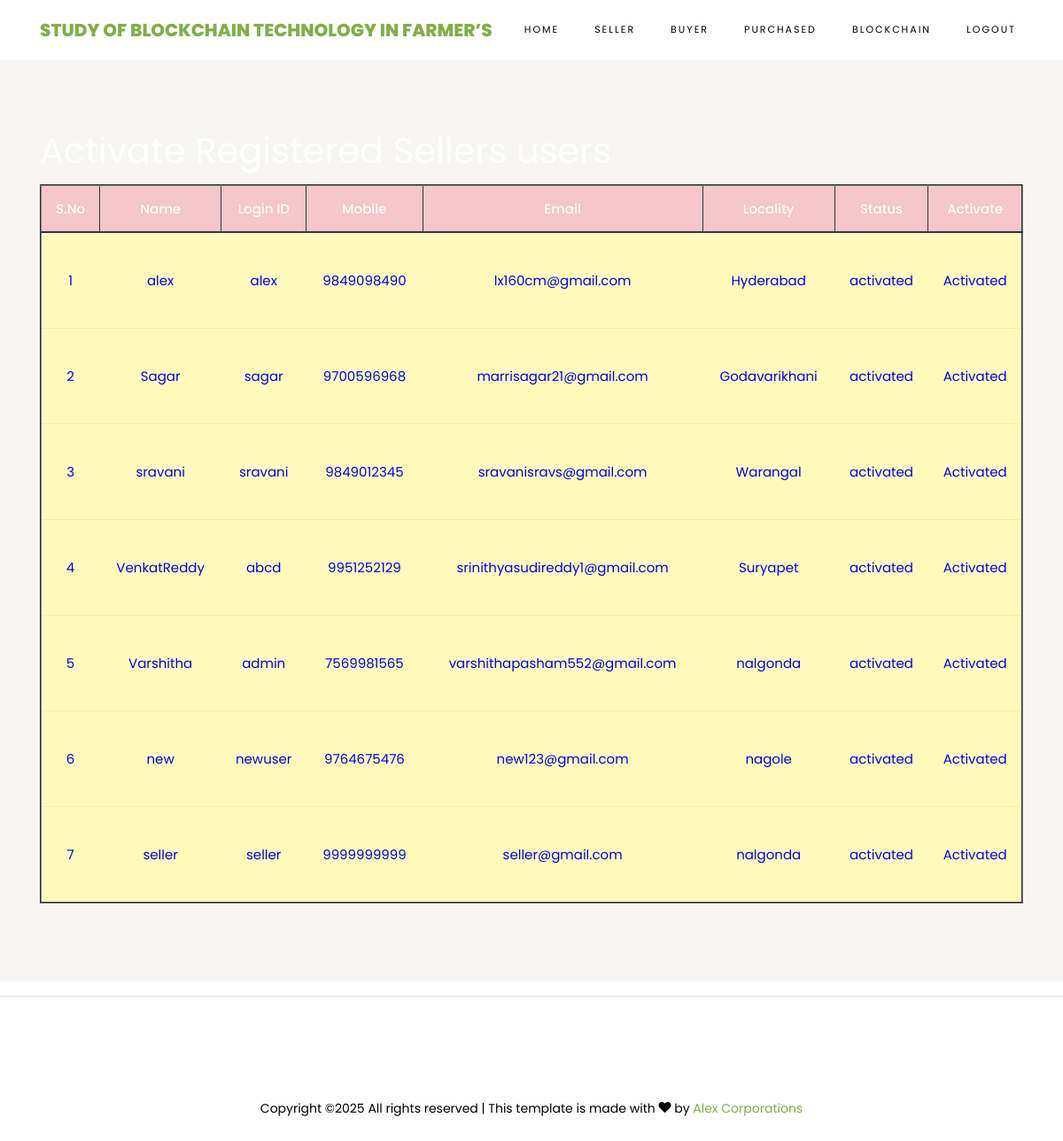
Page /ViewSellersRegisteredUsers/ on the committed database.
### sellers/models.py (models this page shows, shortened)
class SellerUserRegistrationModel(models.Model):
    name = models.CharField(max_length=100)
    loginid = models.CharField(unique=True, max_length=100)
    password = models.CharField(max_length=100)
    mobile = models.CharField(unique=True, max_length=100)
    email = models.CharField(unique=True, max_length=100)
    locality = models.CharField(max_length=100)
    address = models.CharField(max_length=1000)
    city = models.CharField(max_length=100)
    state = models.CharField(max_length=100)
    status = models.CharField(max_length=100)
    class Meta:
        db_table = 'SellerRegistrations'

### admins/views.py (the view)
# urls.py: path("ViewSellersRegisteredUsers/", admins.ViewSellersRegisteredUsers, name="ViewSellersRegisteredUsers"),
def ViewSellersRegisteredUsers(request):
    data = SellerUserRegistrationModel.objects.all()
    return render(request, 'admins/SellersRegisteredUsers.html', {'data': data})

### assets/templates/admins/SellersRegisteredUsers.html
{%extends 'admins/adminbase.html'%}
{%load static%}
{%block contents%}
<section class="ftco-section ftco-no-pt ftco-no-pb py-5 bg-light">
    <div class="container py-4">
        <div class="row d-flex justify-content-center py-5">
            <div class="col-md-12">
 <h1><font color="WHITE"> Activate Registered Sellers users</font></h1>
                                         <table border="2px" class="table table-hover table-dark">
                    <thead>
                    <tr class="table-danger">
                        <th scope="col">S.No</th>
                        <th scope="col">Name</th>
                        <th scope="col">Login ID</th>
                        <th scope="col">Mobile</th>
                        <th scope="col">Email</th>
                        <th scope="col">Locality</th>
                        <th scope="col">Status</th>
                        <th scope="col">Activate</th>
                    </tr>
                    </thead>
                    <tbody>
                    {% for i in data %}
                    <tr scope="row" style="color: BLUE; background-color:#FFFCBB">
                        <td>{{forloop.counter}}</td>
                        <td>{{i.name}}</td>
                        <td>{{i.loginid}}</td>
                        <td>{{i.mobile}}</td>
                        <td>{{i.email}}</td>
                        <td>{{i.locality}}</td>
                        <td>{{i.status}}</td>
                        {% if i.status == 'waiting' %}
                        <td><a class="btn-link" href="/AdminActivaSellersUsers/?uid={{ i.id }}"
                               style="color:DARKBLUE">Activate</a></td>
                        {% else %}
                        <td> Activated</td>
                        {% endif %}
                    </tr>
                    {% endfor %}
                    </tbody>
                </table>
            </div>
        </div>
    </div>
</section>
{%endblock%}

### rows in the picture
SellerUserRegistrationModel: name "alex", loginid "alex", mobile "9849098490", email "lx160cm@gmail.com", locality "Hyderabad", status "activated", shows "Activated"
SellerUserRegistrationModel: name "Sagar", loginid "sagar", mobile "9700596968", email "marrisagar21@gmail.com", locality "Godavarikhani", status "activated", shows "Activated"
SellerUserRegistrationModel: name "sravani", loginid "sravani", mobile "9849012345", email "sravanisravs@gmail.com", locality "Warangal", status "activated", shows "Activated"
SellerUserRegistrationModel: name "VenkatReddy", loginid "abcd", mobile "9951252129", email "srinithyasudireddy1@gmail.com", locality "Suryapet", status "activated", shows "Activated"
SellerUserRegistrationModel: name "Varshitha", loginid "admin", mobile "7569981565", email "varshithapasham552@gmail.com", locality "nalgonda", status "activated", shows "Activated"
SellerUserRegistrationModel: name "new", loginid "newuser", mobile "9764675476", email "new123@gmail.com", locality "nagole", status "activated", shows "Activated"
SellerUserRegistrationModel: name "seller", loginid "seller", mobile "9999999999", email "seller@gmail.com", locality "nalgonda", status "activated", shows "Activated"
